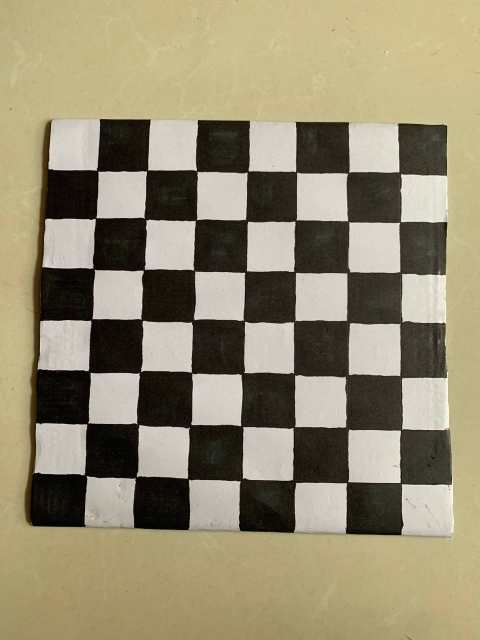
#> input picture robotic_arm_practice/chessboard_before.jpg, 960 x 1280 px (shown at 1/2 size)
$ python claude.py
#> lines starting #> are read from the running program, lines starting #| are printed output that depends on the picture
import cv2
import numpy as np

# Constants
IMAGE_NAME = "chessboard_before.jpg"  # Input image
RESIZED_DIM = (700, 700)  # Resize image for selection
CHESSBOARD_SIZE = (8, 8)  # Virtual chessboard (8x8)
SQUARE_SIZE = 50  # Each square size in pixels

# Load and resize the image
original_image = cv2.imread(IMAGE_NAME)
#> original_image is the input picture: shape (1280, 960, 3); mean B, G, R 113.5, 139.4, 147.9
if original_image is None:
    print("Error: Could not load image.")
    exit()

image = cv2.resize(original_image, RESIZED_DIM)
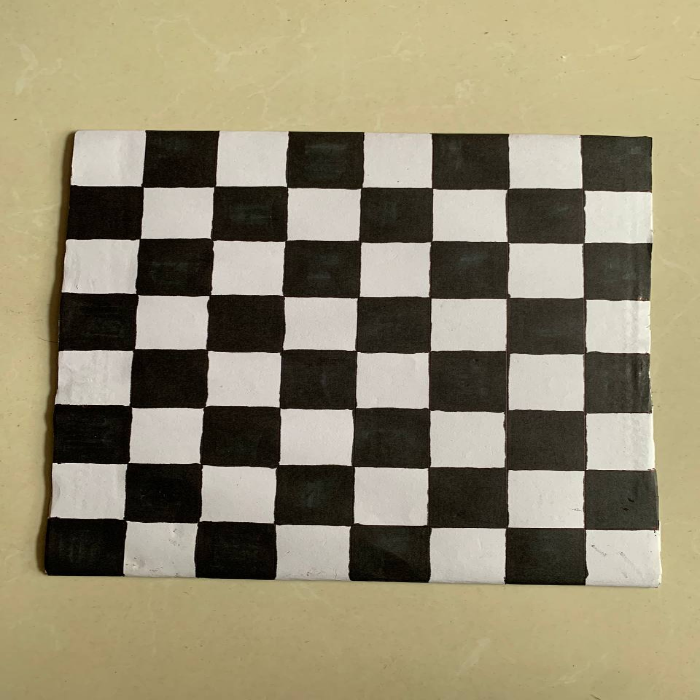
#> image: shape (700, 700, 3); mean B, G, R 113.4, 139.3, 147.8
selected_corners = []  # Store selected points

# Mouse callback function to select 4 corners
def select_corners(event, x, y, flags, param):
    if event == cv2.EVENT_LBUTTONDOWN and len(selected_corners) < 4:
        selected_corners.append((x, y))
        print(f"Corner {len(selected_corners)} selected: ({x}, {y})")
        cv2.circle(image, (x, y), 5, (0, 255, 0), -1)  # Mark selected points
        cv2.imshow("Select 4 Corners", image)

# Step 1: Select four corners manually
cv2.imshow("Select 4 Corners", image)
cv2.setMouseCallback("Select 4 Corners", select_corners)

print("Click on the four corners of the chessboard area. Press 'q' when done.")
while True:
    key = cv2.waitKey(1) & 0xFF
#> (key q is pressed here)
    if key == ord('q') and len(selected_corners) == 4:
        break

cv2.destroyAllWindows()

# Ensure four corners were selected
if len(selected_corners) != 4:
    print("Error: You must select exactly four corners.")
    exit()

# Convert selected corners to NumPy array
selected_corners = np.array(selected_corners, dtype=np.float32)

# Step 2: Define the destination points for a perfect 8x8 grid
width = CHESSBOARD_SIZE[0] * SQUARE_SIZE
height = CHESSBOARD_SIZE[1] * SQUARE_SIZE

dst_corners = np.array([[0, 0], [width - 1, 0], [width - 1, height - 1], [0, height - 1]], dtype=np.float32)

# Compute the perspective transform matrix
perspective_matrix = cv2.getPerspectiveTransform(selected_corners, dst_corners)

# Create a virtual chessboard
virtual_chessboard = np.zeros((height, width, 3), dtype=np.uint8)

# Chessboard notation (A1 to H8)
columns = "ABCDEFGH"
labels = [[f"{columns[col]}{8-row}" for col in range(8)] for row in range(8)]

for row in range(CHESSBOARD_SIZE[1]):
    for col in range(CHESSBOARD_SIZE[0]):
        color = (255, 255, 255) if (row + col) % 2 == 0 else (0, 0, 0)
        top_left = (col * SQUARE_SIZE, row * SQUARE_SIZE)
        bottom_right = ((col + 1) * SQUARE_SIZE, (row + 1) * SQUARE_SIZE)

        # Draw square
        cv2.rectangle(virtual_chessboard, top_left, bottom_right, color, -1)

        # Add square label (A1 to H8)
        label = labels[row][col]
        text_size = cv2.getTextSize(label, cv2.FONT_HERSHEY_SIMPLEX, 0.5, 1)[0]
        text_x = top_left[0] + (SQUARE_SIZE - text_size[0]) // 2
        text_y = top_left[1] + (SQUARE_SIZE + text_size[1]) // 2
        text_color = (0, 255, 0) if color == (255, 255, 255) else (255, 255, 255)
        cv2.putText(virtual_chessboard, label, (text_x, text_y), cv2.FONT_HERSHEY_SIMPLEX, 0.5, text_color, 1)

# Step 3: Warp the virtual chessboard to match selected region
warped_chessboard = cv2.warpPerspective(virtual_chessboard, cv2.getPerspectiveTransform(dst_corners, selected_corners), RESIZED_DIM)

# Overlay the virtual chessboard on the original image
mask = cv2.cvtColor(warped_chessboard, cv2.COLOR_BGR2GRAY)
_, mask = cv2.threshold(mask, 1, 255, cv2.THRESH_BINARY)

image[mask > 0] = warped_chessboard[mask > 0]

# Step 4: Show final image
cv2.imshow("Labeled Virtual Chessboard", image)
cv2.waitKey(0)
cv2.destroyAllWindows()
